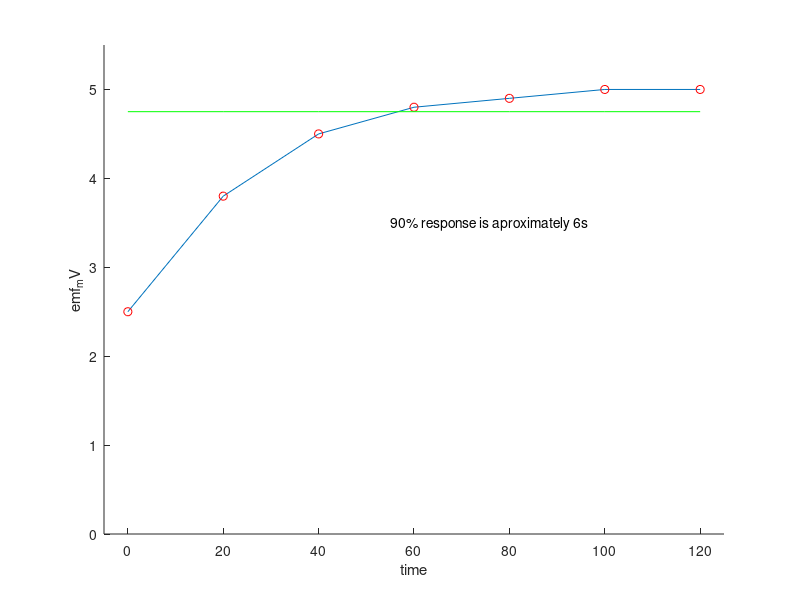

Recreate this plot in MATLAB.
% Neal O'Hara 9/3/13
% HW1 Problem 4 (ECE 556)

clear
close

time = [0 20 40 60 80 100 120]
emf_mV = [2.5 3.8 4.5 4.8 4.9 5.0 5.0]

dimensions = [-5 125 0 5.5];


hold on
t = plot(time, emf_mV);
p = plot(time, emf_mV,'or');


axis(dimensions );
xlabel('time');
ylabel('emf_mV');

%legend('line graph', 'points', 'best fit','Location','NorthWest');
%title(strcat('best fit : y= ', temp));

%Get the 90% mark of an array's range
temp = emf_mV;
m = (max(temp) - min(temp))*0.9 + min(temp);

y = ones([1,length(time)])*m;
plot(time,y,'g');

rtext = strcat('90% response is aproximately 6s', ' ');
text(55,3.5,rtext);
